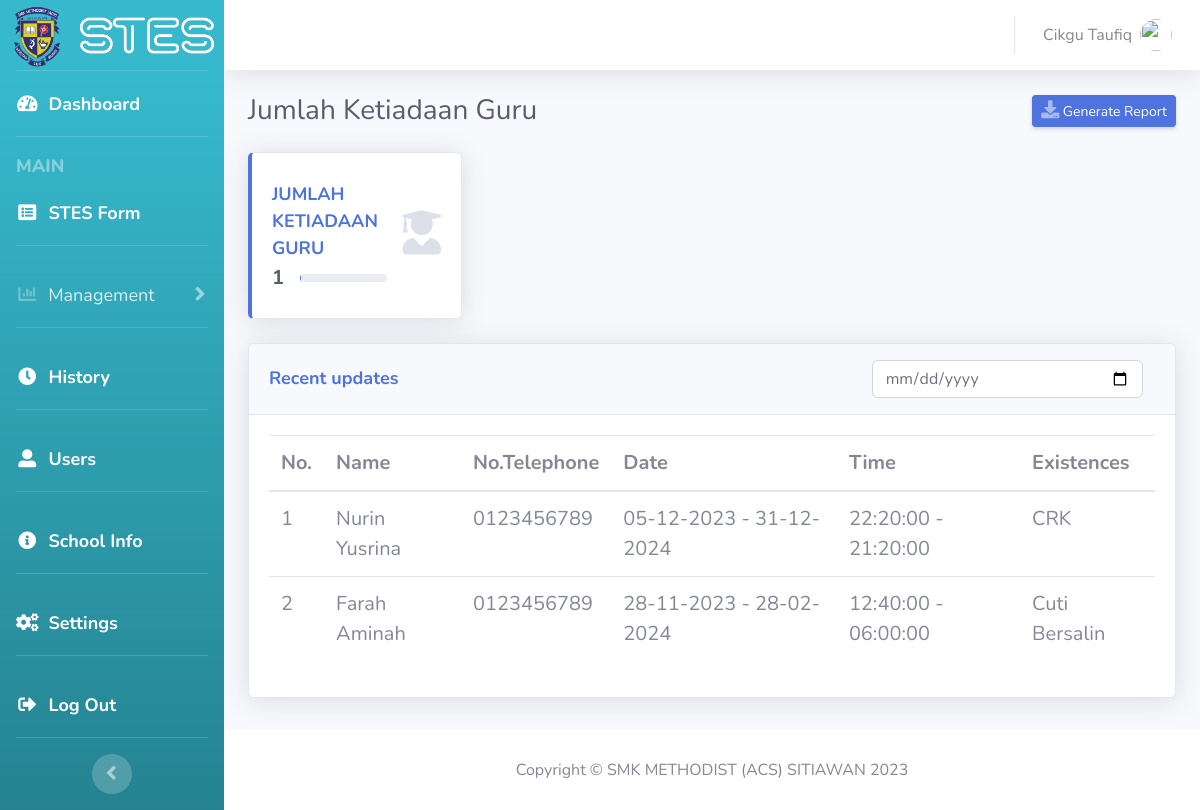
The app's page /admin2_listTeacher.php (signed in) with its own data.
### tables this page shows
CREATE TABLE `dashboard` (
  `id` int NOT NULL,
  `absent_teacher_count` int NOT NULL,
  `official_business_teacher_count` int NOT NULL,
  `emergency_teacher_count` int NOT NULL,
  `crk_teacher_count` int NOT NULL,
  `cuti_lain_count` int NOT NULL,
  `cuti_bersalin_count` int NOT NULL,
  `cuti_hajiUmrah_count` int NOT NULL,
  `keberadaan_jam_count` int NOT NULL,
  `total_person_count` int NOT NULL,
  `date` date NOT NULL DEFAULT '1970-01-01',
  `last_updated` timestamp NULL DEFAULT NULL
);

CREATE TABLE `applicants` (
  `form_id` int NOT NULL,
  `user_id` int NOT NULL,
  `name` varchar(255) DEFAULT NULL,
  `existence` varchar(255) NOT NULL,
  `program_name` varchar(255) DEFAULT '-',
  `location` varchar(255) DEFAULT '-',
  `reason` varchar(255) DEFAULT '-',
  `organizer` varchar(255) DEFAULT '-',
  `time_leave` time NOT NULL,
  `time_back` time NOT NULL,
  `start_date` date NOT NULL,
  `final_date` date NOT NULL,
  `evidence` varchar(255) DEFAULT '-',
  `leave_type` varchar(200) DEFAULT '-'
);

CREATE TABLE `users` (
  `user_id` int NOT NULL,
  `name` varchar(255) DEFAULT NULL,
  `username` varchar(255) DEFAULT NULL,
  `position` varchar(255) DEFAULT NULL,
  `major` varchar(255) DEFAULT NULL,
  `posting_date` date DEFAULT NULL,
  `email` varchar(255) NOT NULL,
  `ic` varchar(255) DEFAULT NULL,
  `phone` varchar(255) DEFAULT NULL,
  `pass` varchar(255) NOT NULL,
  `email_verified_at` datetime DEFAULT NULL,
  `verification_code` text NOT NULL,
  `verification_code_timestamp` timestamp NULL DEFAULT NULL,
  `gender` varchar(10) DEFAULT NULL,
  `pic` varchar(255) DEFAULT NULL,
  `is_admin` tinyint(1) DEFAULT '0',
  `remember_token` varchar(255) DEFAULT '-',
  `address` varchar(255) DEFAULT '-',
  `teacher_session` varchar(200) DEFAULT NULL
);

### admin2_listTeacher.php (the view, shortened to what this page needs)
<?php
$username = $_SESSION['username'];
$pic = $_SESSION['pic'];
require_once "config.php";
$currentDate = date("Y-m-d");
$query = "SELECT total_person_count FROM dashboard WHERE `date` = :currentDate";
$stmt = $conn->prepare($query);
$stmt->bindParam(':currentDate', $currentDate, PDO::PARAM_STR);
$stmt->execute();
$result = $stmt->fetch(PDO::FETCH_ASSOC);
$total_person_count = $result['total_person_count'];
$query = "SELECT applicants.name, DATE_FORMAT(applicants.start_date, '%d-%m-%Y') AS start_date,
                 DATE_FORMAT(applicants.final_date, '%d-%m-%Y') AS final_date,
                 users.phone, applicants.time_leave, applicants.time_back, applicants.existence
          FROM applicants
          INNER JOIN users ON applicants.user_id = users.user_id
          WHERE :currentDate BETWEEN applicants.start_date AND applicants.final_date
          ORDER BY applicants.form_id DESC";
$stmt = $conn->prepare($query);
$stmt->bindParam(':currentDate', $currentDate, PDO::PARAM_STR);
$stmt->execute();
$teachers_not_available_today = $stmt->fetchAll(PDO::FETCH_ASSOC);
$teachers = $teachers_not_available_today;
?>
<!DOCTYPE html>
<html lang="en">
<head>
    <link href="vendor/fontawesome-free/css/all.min.css" rel="stylesheet" type="text/css">
    <link href="css/sb-admin-2.min.css" rel="stylesheet">
</head>
<body id="page-top">
    <div id="wrapper">
        <ul class="navbar-nav bg-gradient-info sidebar sidebar-dark accordion" id="accordionSidebar">
            <a class="sidebar-brand d-flex align-items-center justify-content-center" href="admin1_dashboard.php">
                <div class="sidebar-brand-icon">
                    <img src="img/LogoSek.png" alt="logoSekolah" style="height: 70px; width: auto;">
                </div>
                <span><img src="img/logoSTES_white.png" alt="logoStes" style="height: auto; width: 150px;"></span><br><br>
            </a>
            <hr class="sidebar-divider my-0">
            <li class="nav-item active">
                <a class="nav-link" href="admin1_dashboard.php">
                    <i class="fas fa-fw fa-tachometer-alt" style="font-size: 18px;"></i>
                    <span style="font-size: 18px;">Dashboard</span></a>
            </li>
            <hr class="sidebar-divider">
            <div class="sidebar-heading" style="font-size: 18px;">
                MAIN
            </div>
            <li class="nav-item active">
                <a class="nav-link" href="admin8_stesForm.php">
                    <i class="fas fa-fw fa-list-alt" style="font-size: 18px;"></i>
                    <span style="font-size: 18px;">STES Form</span>
                </a>
            </li>
            <hr class="sidebar-divider">
            <li class="nav-item">
                <a class="nav-link collapsed" href="#" data-toggle="collapse" data-target="#collapseTwo"
                    aria-expanded="true" aria-controls="collapseTwo">
                    <i class="fas fa-fw fa-chart-bar" style="font-size: 18px;"></i>
                    <span style="font-size: 18px;">Management</span>
                </a>
            </li>
            <hr class="sidebar-divider">
            <li class="nav-item active">
                <a class="nav-link" href="admin6_history.php">
                    <i class="fas fa-fw fa-clock" style="font-size: 18px;"></i>
                    <span style="font-size: 18px;">History</span>
                </a>
            </li>
            <hr class="sidebar-divider">
            <li class="nav-item active">
                <a class="nav-link" href="admin7_users.php">
                    <i class="fas fa-fw fa-user-alt" style="font-size: 18px;"></i>
                    <span style="font-size: 18px;">Users</span>
                </a>
            </li>
            <hr class="sidebar-divider">
            <li class="nav-item active">
                <a class="nav-link" href="admin11_adminInfo.php">
                    <i class="fas fa-fw fa-info-circle" style="font-size: 18px;"></i>
                    <span style="font-size: 18px;">School Info</span>
                </a>
            <hr class="sidebar-divider">
            </li>
            <li class="nav-item active">
                <a class="nav-link" href="admin12_settingAdmin.php">
                    <i class="fas fa-fw fa-cogs" style="font-size: 18px;"></i>
                    <span style="font-size: 18px;">Settings</span>
                </a>
            <hr class="sidebar-divider">
            </li>
            <li class="nav-item active">
                <a class="nav-link" href="#" data-toggle="modal" data-target="#logoutModal">
                    <i class="fas fa-fw fa-sign-out-alt" style="font-size: 18px;"></i>
                    <span style="font-size: 18px;">Log Out</span>
                </a>
            </li>
            <hr class="sidebar-divider d-none d-md-block">
            <div class="text-center d-none d-md-inline">
                <button class="rounded-circle border-0" id="sidebarToggle"></button>
            </div>
        </ul>
        <div id="content-wrapper" class="d-flex flex-column">
            <div id="content">
                <nav class="navbar navbar-expand navbar-light bg-white topbar mb-4 static-top shadow">
                    <ul class="navbar-nav ml-auto">
                        <li class="nav-item dropdown no-arrow">
                            <a class="nav-link dropdown-toggle" href="#" id="userDropdown" role="button"
                                    data-toggle="dropdown" aria-haspopup="true" aria-expanded="false">
                                    <span class="mr-2 d-none d-lg-inline text-gray-600 small" style="font-size: 16px;"><?php echo $username; ?></span>
                                    <img class="img-profile rounded-circle"
                                        src="<?php echo $pic; ?>">
                            </a>
                        </li>
                    </ul>
                </nav>
                <div class="container-fluid">
                    <div class="d-sm-flex align-items-center justify-content-between mb-4">
                        <h1 class="h3 mb-0 text-gray-800">Jumlah Ketiadaan Guru</h1>
                        <a href="#" class="d-none d-sm-inline-block btn btn-sm btn-primary shadow-sm" onclick="window.print(); return false">
                            <i class="fas fa-download fa-sm text-white-50" style="font-size: 18px;"></i> Generate Report</a>
                    </div>
                    <div class="row">
                        <div class="col-xl-3 col-md-6 mb-4">
                            <div class="card border-left-primary shadow h-100 py-2">
                                <div class="card-body">
                                    <div class="row no-gutters align-items-center">
                                        <div class="col mr-2">
                                            <div class="text-xs font-weight-bold text-primary text-uppercase mb-1" style="font-size: 18px;">
                                            Jumlah Ketiadaan Guru</div>
                                                <div class="row no-gutters align-items-center">
                                                    <div class="col-auto">
                                                    <div class="h5 mb-0 mr-3 font-weight-bold text-gray-800"><?php echo $total_person_count; ?></div>
                                                    </div>
                                                    <div class="col">
                                                        <div class="progress progress-sm mr-2">
                                                        </div>
                                                    </div>
                                                </div>
                                        </div>
                                        <div class="col-auto">
                                            <i class="fas fa-user-graduate fa-2x text-gray-300"></i>
                                        </div>
                                    </div>
                                </div>
                            </div>
                        </div>
                    </div>
                    <div class="row">
                        <div class="col-xl-8 col-xl-12">
                            <div class="card shadow mb-4">
                                <div
                                    class="card-header py-3 d-flex flex-row align-items-center justify-content-between">
                                    <h6 class="m-0 font-weight-bold text-primary" style="font-size: 18px;">Recent updates</h6>
                                    <div class="col-sm-4">
                                        <input type="date" class="form-control" id="inputStartDate" name="start_date" onchange="updateData()">
                                    </div>
                                </div>
                                <div class="card-body" style="font-size: 20px;">
                                    <div class="table-responsive">
                                        <table id="teachers" class="table">
                                            <thead>
                                            <tr>
                                                <th scope="col">No.</th>
                                                <th scope="col">Name</th>
                                                <th scope="col">No.Telephone</th>
                                                <th scope="col">Date</th>
                                                <th scope="col">Time</th>
                                                <th scope="col">Existences</th>
                                            </tr>
                                            </thead>
                                            <tbody>
                                                <?php foreach ($teachers as $index => $teacher): ?>
                                                    <tr>
                                                        <td><?php echo $index + 1; ?></td>
                                                        <td><?php echo $teacher['name']; ?></td>
                                                        <td><?php echo $teacher['phone']; ?></td>
                                                        <td><?php echo $teacher['start_date'] . ' - ' . $teacher['final_date']; ?></td>
                                                        <td><?php echo $teacher['time_leave'] . ' - ' . $teacher['time_back']; ?></td>
                                                        <td><?php echo $teacher['existence']; ?></td>
                                                    </tr>
                                                <?php endforeach; ?>
                                            </tbody>
                                        </table>
                                    </div>
                                </div>
                            </div>
                        </div>
                    </div>
                </div>
            </div>
            <footer class="sticky-footer bg-white">
                <div class="container my-auto">
                    <div class="copyright text-center my-auto">
                        <span style="font-size: 16px;">Copyright &copy; SMK METHODIST (ACS) SITIAWAN 2023</span>
                    </div>
                </div>
            </footer>
        </div>
    </div>
</body>
</html>

### records on screen
dashboard: total_person_count "1"
applicants: name "Nurin Yusrina", user.phone "0123456789", start_date "05-12-2023", final_date "31-12-2024", time_leave "22:20:00", time_back "21:20:00", existence "CRK"
applicants: name "Farah Aminah", user.phone "0123456789", start_date "28-11-2023", final_date "28-02-2024", time_leave "12:40:00", time_back "06:00:00", existence "Cuti Bersalin"

### other values on screen
$username "Cikgu Taufiq"
